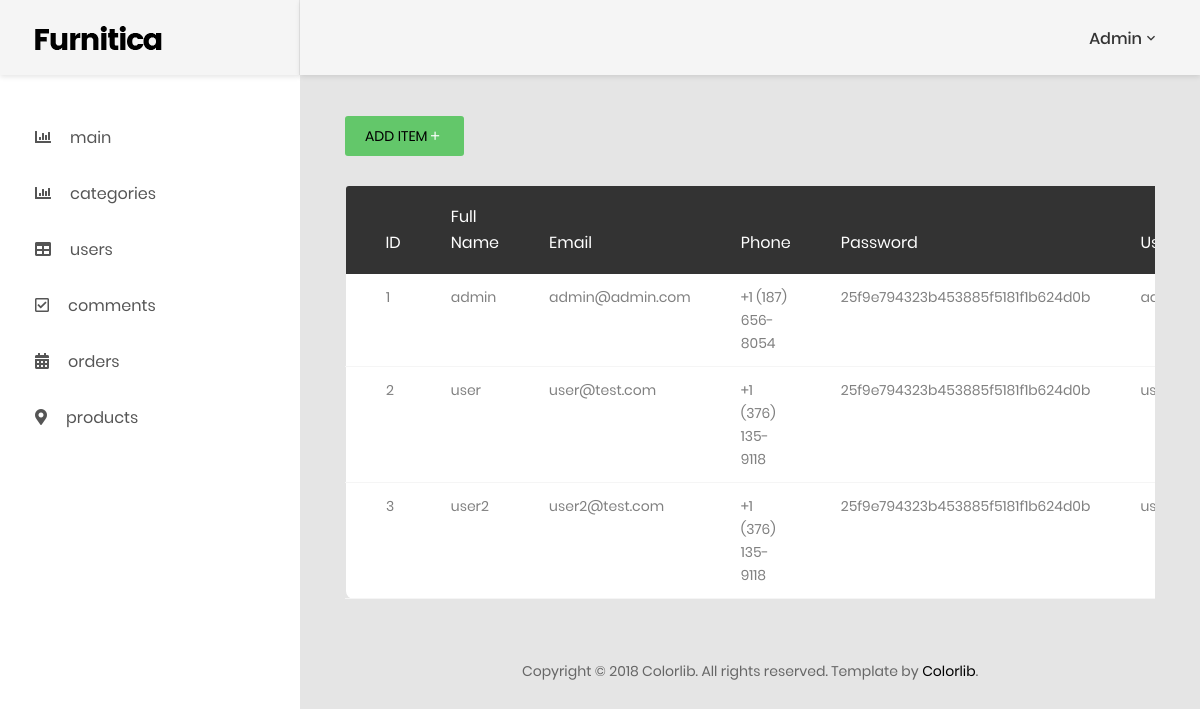
Screenshot of /admin/users/index.php (signed in) with the database file from the repository.
### tables this page shows
CREATE TABLE `users` (
  `id` int(11) NOT NULL,
  `fullname` varchar(255) NOT NULL,
  `email` varchar(255) NOT NULL,
  `phone` varchar(20) NOT NULL,
  `password` varchar(255) NOT NULL,
  `userRole` int(11) NOT NULL
);

### admin/users/index.php (the view, shortened to what this page needs)
<!DOCTYPE html>
<html lang="en">
<head>
  <link href="../css/font-face.css" rel="stylesheet" media="all">
  <link href="../vendor/font-awesome-4.7/css/font-awesome.min.css" rel="stylesheet" media="all">
  <link href="../vendor/font-awesome-5/css/fontawesome-all.min.css" rel="stylesheet" media="all">
  <link href="../vendor/mdi-font/css/material-design-iconic-font.min.css" rel="stylesheet" media="all">
  <link href="../vendor/bootstrap-4.1/bootstrap.min.css" rel="stylesheet" media="all">
  <link href="../vendor/animsition/animsition.min.css" rel="stylesheet" media="all">
  <link href="../vendor/bootstrap-progressbar/bootstrap-progressbar-3.3.4.min.css" rel="stylesheet" media="all">
  <link href="../vendor/wow/animate.css" rel="stylesheet" media="all">
  <link href="../vendor/css-hamburgers/hamburgers.min.css" rel="stylesheet" media="all">
  <link href="../vendor/slick/slick.css" rel="stylesheet" media="all">
  <link href="../vendor/select2/select2.min.css" rel="stylesheet" media="all">
  <link href="../vendor/perfect-scrollbar/perfect-scrollbar.css" rel="stylesheet" media="all">
  <link href="../css/theme.css" rel="stylesheet" media="all">
</head>
<body class="animsition">
  <div class="page-wrapper">
    <aside class="menu-sidebar d-none d-lg-block">
      <div class="logo">
        <a href="#">
          <img src="../images/logo.png" alt="Cool Admin" />
        </a>
      </div>
      <div class="menu-sidebar__content js-scrollbar1">
        <nav class="navbar-sidebar">
          <ul class="list-unstyled navbar__list">
            <li>
              <a href="../index.php">
                <i class="fas fa-chart-bar"></i>main</a>
            </li>
            <li>
              <a href="../categories/index.php">
                <i class="fas fa-chart-bar"></i>categories</a>
            </li>
            <li class="active">
              <a href="../users/index.php">
                <i class="fas fa-table"></i>users</a>
            </li>
            <li>
              <a href="../comments/index.php">
                <i class="far fa-check-square"></i>comments</a>
            </li>
            <li>
              <a href="../orders/index.php">
                <i class="fas fa-calendar-alt"></i>orders</a>
            </li>
            <li>
              <a href="../products/index.php">
                <i class="fas fa-map-marker-alt"></i>products</a>
            </li>
      </div>
    </aside>
    <div class="page-container">
      <?php include_once("../adminNav.php") ?>
      <div class="main-content">
        <div class="section__content section__content--p30">
          <div class="container-fluid">
            <div class="table-data__tool-right">
              <button class="au-btn au-btn-icon au-btn--green au-btn--small">
                <a href="create.php">add item</a>
                <i class="zmdi zmdi-plus"> </i></button>
              <?php
              $connection = mysqli_connect("localhost", "root", "", "project7");
              $query = "SELECT * FROM users";
              $query_run = mysqli_query($connection, $query);
              ?>
              <div class="row m-t-30">
                <div class="col-md-12">
                  <div class="table-responsive m-b-40">
                    <table class="table table-borderless table-data3">
                      <thead>
                        <tr>
                          <th> ID </th>
                          <th> full name </th>
                          <th> email </th>
                          <th> phone </th>
                          <th> password </th>
                          <th> userRole </th>
                        </tr>
                      </thead>
                      <tbody>
                        <?php
                        if (mysqli_num_rows($query_run) > 0)
                          while ($row = mysqli_fetch_assoc($query_run)) {
                        ?>
                          <tr>
                            <td><?php echo $row['id']; ?> </td>
                            <td><?php echo $row['fullname']; ?> </td>
                            <td><?php echo $row['email']; ?> </td>
                            <td><?php echo $row['phone']; ?> </td>
                            <td><?php echo $row['password']; ?> </td>
                            <td><?php echo $row['userRole'] == 1 ? "admin" : "user"; ?> </td>
                          </tr>
                        <?php
                          }
                        else {
                          echo "No Record Found";
                        }
                        ?>
                      </tbody>
                    </table>
                  </div>
                </div>
              </div>
              <div class="row">
                <div class="col-md-12">
                  <div class="copyright">
                    <p>Copyright © 2018 Colorlib. All rights reserved. Template by <a href="https://colorlib.com">Colorlib</a>.</p>
                  </div>
                </div>
              </div>
            </div>
          </div>
        </div>
      </div>
    </div>
</body>
</html>

### admin/users/index.php (style rules this page uses)
a { color: black; }

### rows the page displays
users: id "1", fullname "admin", email "admin@admin.com", phone "+1 (187) 656-8054", password "25f9e794323b453885f5181f1b624d0b", userRole "admin"
users: id "2", fullname "user", email "user@test.com", phone "+1 (376) 135-9118", password "25f9e794323b453885f5181f1b624d0b", userRole "user"
users: id "3", fullname "user2", email "user2@test.com", phone "+1 (376) 135-9118", password "25f9e794323b453885f5181f1b624d0b", userRole "user"

### other values shown
$_SESSION['name'] "Admin"
